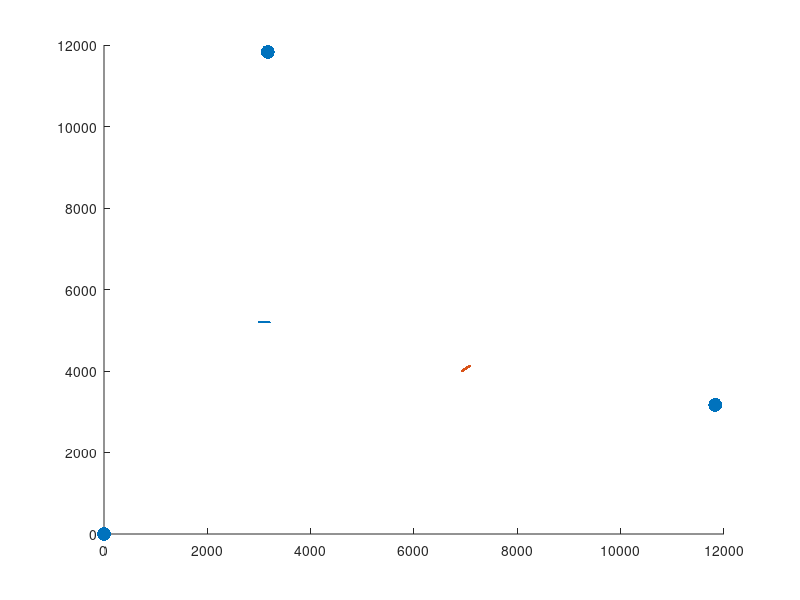

Write MATLAB code to recreate this figure. (Note: this script raises an error after producing the figure.)
%% 利用分治贪心算法实现709项目关联
% Author LI Shuo
% 2023年9月19日 10点20分
clc
clear
close all

%% ==========================布放参数===============================
rand('seed',1)
c       = 1500;
var2d   = 1.5^2 ;
% var2d   = 0.5^2 ;
var2    = var2d*(pi/180)^2; 
v0     	= [10,10];
range 	= [ 6000 8e3 ];         % 目标产生位置的距离
bear    = [ 60 30];         	% 目标产生位置的角度
course  = [ 90 50];           	% 运动方向

num     = length(v0);
S     	= 3; % 平台数目
node   	= round( 5e3*sqrt(2)*[cosd(-135:360/S:224)',sind(-135:360/S:224)']+[5e3,5e3] ); % 节点位置
Dth     = 500; 
dPonit  = 10;
PD      = 0.99;%0.9        	% 检测概率2~3个目标时是0.99，4~5个目标时是0.9
Fai     = 2*pi;
M       = 3;                % 选取最少线点数
Q       = 10;                % 列表最大长度
I       = 3;                % 并行次优条数
%%
x0      = range.*cosd(bear);
y0      = range.*sind(bear);
vy      = v0.*cosd(course);
vx      = v0.*sind(course);
X0      = [x0;y0;vx;vy];
T       = 1e-3;                 % 观测周期
T_all   = 20;                	% 目标持续时间
T_num   = T_all/T;              % 观测次数
dt      = T;
%匀速运动矩阵
F1 = [1,0,T,0;
    0,1,0,T;
    0,0,1,0;
    0,0,0,1];
%加速度矩阵
F2 = [0.5*T^2,0;
    0,0.5*T^2;
    T,0;
    0,T];
x       = zeros(num,T_num); % 目标x坐标
y       = zeros(num,T_num); % 目标y坐标
x_r     = zeros(num,T_num); % 目标相对观测者x坐标
y_r     = zeros(num,T_num); % 目标相对观测者y坐标
angle_r = zeros(num,T_num); % 目标相对观测者方位
a_max   = 0/1e3;         	% 目标最大加速度
X       = arrayfun(@(j) zeros(4,T_num),1:num,'un',0);
%% ==========================目标真实状态===============================
for t = 1:T_num
    for j = 1:length(x0)
        ax = a_max*(2*rand-1);
        ay = a_max*(2*rand-1);
        a  = [ax ay]';
        if t==1
            X{j}(:,t) = X0(:,j);
        else
            X{j}(:,t) = F1*X{j}(:,t-1)+F2*a;
        end
    end
end
for i = 1:num
    x(i,:) = X{i}(1,:);
    y(i,:) = X{i}(2,:);
end
figure
hold on
for i = 1:num
    plot(x(i,:),y(i,:),'.')
end
scatter(node(:,1),node(:,2),'b^','filled','LineWidth',0.5,'SizeData',100);
% for kk = 1:1
%% ==========================观测===============================
dT              = 5;
t_obs           = T+dT*2:T:dT*3;
X               = repmat( node,1,1,T_num);
[x_obs,y_obs]   = deal(zeros(size(node,1),T_num));
for ii = 1:S
    x_obs(ii,:) = X(ii,1,:);
    y_obs(ii,:) = X(ii,2,:);
    angR{ii}   	= nan(num,length(t_obs)*10);
    for i=1: num
        x_r(i,:)    = x(i,:)-x_obs(ii,1:T_num);
        y_r(i,:)    = y(i,:)-y_obs(ii,1:T_num);
        r_r         = sqrt(x_r(i,:).^2+y_r(i,:).^2);
        angle_r(i,:)= atan2d(y_r(i,:), x_r(i,:));
        angle_r(angle_r<0) = angle_r(angle_r<0)+360;
        t_r         = r_r/c;
        t_delay{i,ii} 	= round(t_r, 1);
        for iii = 1:T_num
            tNum = round(t_delay{i,ii}(iii)/T) + iii;
            angR{ii}(i,tNum) = angle_r(i,iii) +  sqrt(var2d)* randn;
        end  
    end 
end
angM = cell(length(t_obs),S);
for iii = 1:length(t_obs)
    angM(iii,:) = arrayfun(@(s) angR{s}( ~isnan( sort( angR{s}(:,t_obs(1)/T+iii-1) ) ) ,t_obs(1)/T+iii-1) ,1:S,'un',0);
end

%% 调用函数 传入参数 角度 平台数 平台位置 目标数量
% 传出 2*5000
[outLoctionCAX, outLoctionCAY, outLoctionSPCX, outLoctionSPCY] = calcAll(angM, S, node, num, t_obs, T)

%% ==========================绘图区===============================
figure
hold on
for ii = 1:num
plot(outLoctionCAX(ii,:),outLoctionCAY(ii,:),'.')
axis([0,10e3,0,10e3])
title("分治贪心关联")
end


figure
hold on
for ii = 1:num
plot(outLoctionSPCX(ii,:),outLoctionSPCY(ii,:),'.')
axis([0,10e3,0,10e3])
title("分治贪心关联+时空关联")
end


